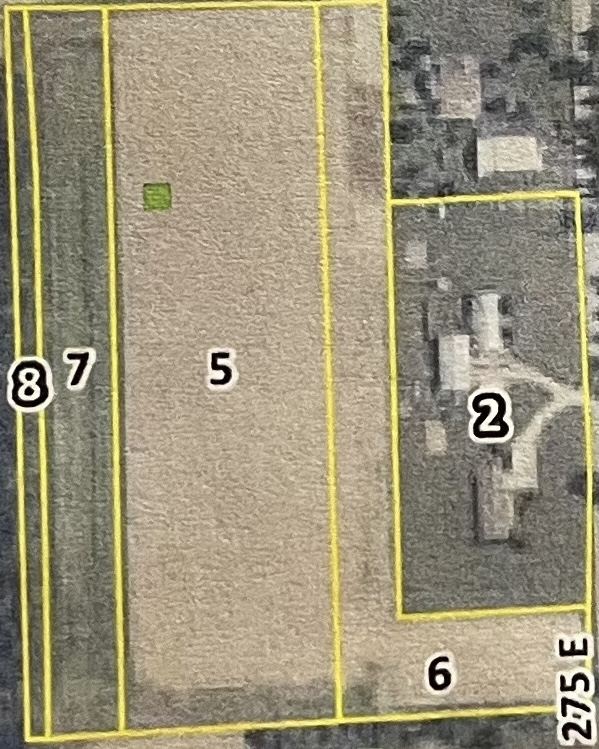
#> input picture FSA_Plot_CROPPED.jpg, 599 x 749 px
$ python test.py
#> lines starting #> are read from the running program, lines starting #| are printed output that depends on the picture; after the words box and inside, x2 and y2 are one past the last pixel; in counts of white or black regions, pixels touching at a corner belong together
import cv2
import numpy as np
import matplotlib.pyplot as plt

# Load the original image and convert to HSV (already done in your step 1)
img = cv2.imread("FSA_Plot_CROPPED.jpg")
#> img is the input picture: shape (749, 599, 3); mean B, G, R 122.6, 146.9, 155
hsv = cv2.cvtColor(img, cv2.COLOR_BGR2HSV)
#> hsv: shape (749, 599, 3); mean H, S, V 24.5, 52.2, 155.3

# Define the yellow color range in HSV
lower_yellow = np.array([20, 100, 100])
upper_yellow = np.array([30, 255, 255])

# Threshold the HSV image to get only yellow colors
mask = cv2.inRange(hsv, lower_yellow, upper_yellow)
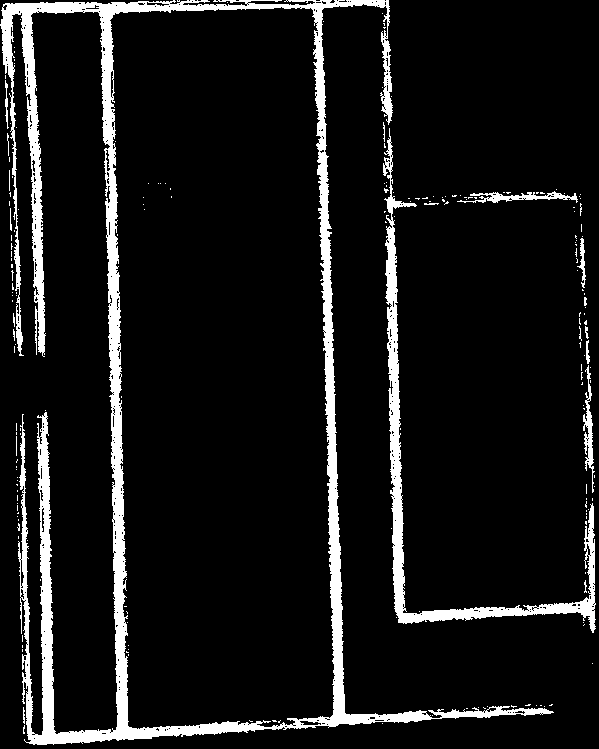
#> mask: shape (749, 599); 9.1% white; 196 white regions (177 under 20 px), largest, box (x1, y1, x2, y2) and area: (0, 0, 554, 745) 31623, (383, 128, 596, 633) 6898, (457, 191, 578, 203) 564

# Step 1: Dilate the yellow areas to thicken the lines
dilation_kernel = np.ones((25, 25), np.uint8)  # Use a 5x5 kernel, adjust based on the image
mask_dilated = cv2.dilate(mask, dilation_kernel, iterations=1)
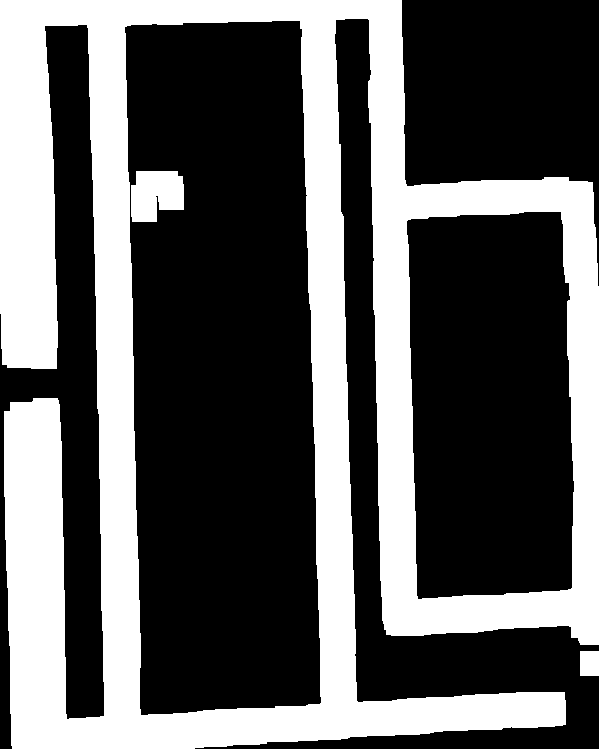
#> mask_dilated: shape (749, 599); 36.5% white; 3 white regions, box (x1, y1, x2, y2) and area: (0, 0, 599, 749) 161027, (131, 171, 184, 222) 2243, (580, 651, 599, 676) 475

# Step 2: Apply morphological closing to reconnect the boundaries
close_kernel = np.ones((100, 100), np.uint8)
mask_closed = cv2.morphologyEx(mask_dilated, cv2.MORPH_CLOSE, close_kernel)
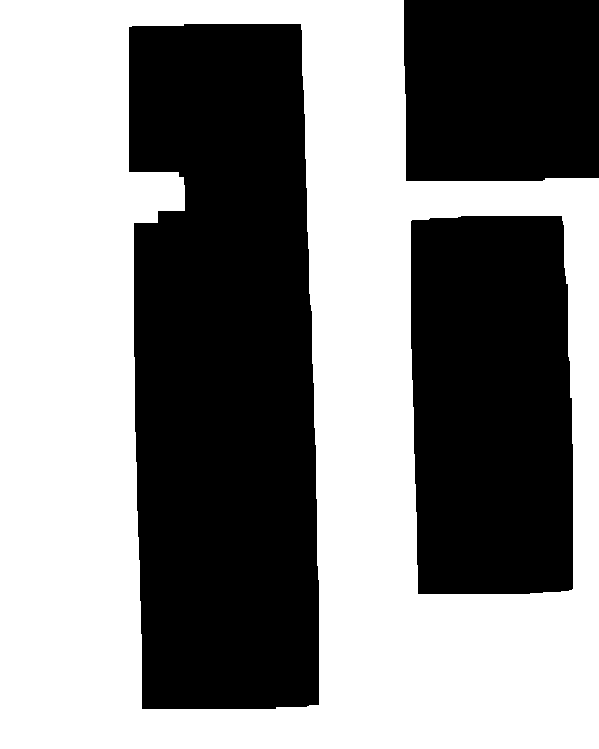
#> mask_closed: shape (749, 599); 52.7% white; 3 black regions, box (x1, y1, x2, y2) and area: (129, 24, 319, 709) 118546, (411, 216, 573, 594) 58864, (404, 0, 599, 181) 34929

# Step 3: Erode the image to thin the lines back to their original size
erode_kernel = np.ones((25, 25), np.uint8)
mask_thinned = cv2.erode(mask_closed, erode_kernel, iterations=1)
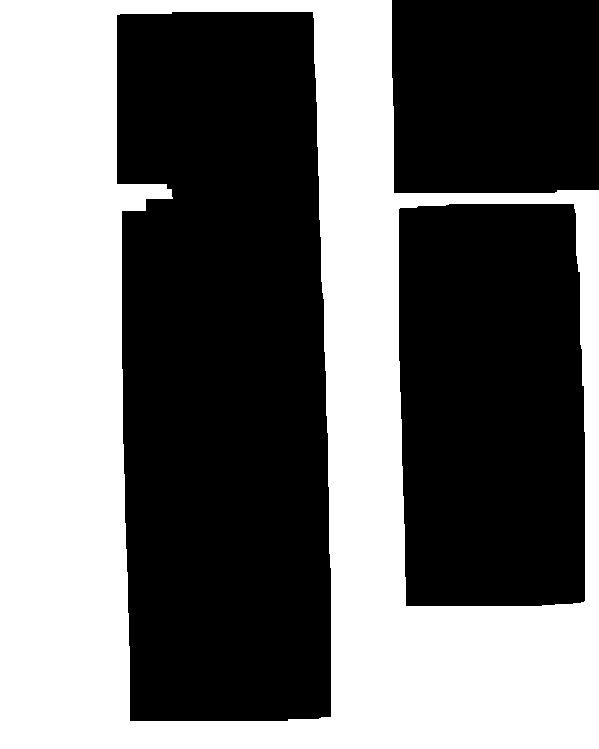
#> mask_thinned: shape (749, 599); 43.5% white; 1 white region, box (x1, y1, x2, y2) and area: (0, 0, 599, 749) 195284

# Optional: Clean small noise after these operations
clean_kernel = np.ones((5, 5), np.uint8)
mask_cleaned = cv2.morphologyEx(mask_thinned, cv2.MORPH_OPEN, clean_kernel)
#> mask_cleaned: shape (749, 599); 43.5% white; 1 white region, box (x1, y1, x2, y2) and area: (0, 0, 599, 749) 195282

# Convert images to RGB for matplotlib compatibility (except for the mask images)
hsv_rgb = cv2.cvtColor(hsv, cv2.COLOR_HSV2RGB)
mask_rgb = cv2.cvtColor(mask, cv2.COLOR_GRAY2RGB)
mask_dilated_rgb = cv2.cvtColor(mask_dilated, cv2.COLOR_GRAY2RGB)
mask_closed_rgb = cv2.cvtColor(mask_closed, cv2.COLOR_GRAY2RGB)
mask_thinned_rgb = cv2.cvtColor(mask_thinned, cv2.COLOR_GRAY2RGB)
mask_cleaned_rgb = cv2.cvtColor(mask_cleaned, cv2.COLOR_GRAY2RGB)

# Create a 2-row by 3-column subplot
fig, axs = plt.subplots(2, 3, figsize=(12, 8))

# List of images and their titles
images = [hsv_rgb, mask_rgb, mask_dilated_rgb, mask_closed_rgb, mask_thinned_rgb, mask_cleaned_rgb]
titles = ['HSV Image', 'Mask (Yellow)', 'Dilated Mask', 'Closed Mask', 'Thinned Mask', 'Cleaned Mask']

# Plot each image in the subplot grid
for i, ax in enumerate(axs.flat):
    ax.imshow(images[i])
    ax.set_title(titles[i])
    ax.axis('off')  # Hide axis

# Display the plot
plt.tight_layout()
plt.show()
